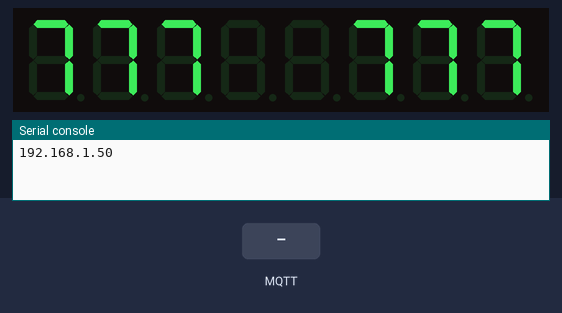
This program was run on a simulated MicroPython board. Shown: 8-digit seven-segment display, the last lines printed to the serial console. The inputs (shaded band) are chosen by the test bench. No MQTT or app messages arrive unless stated.

Above: at 3.2 s.
3.3 s: MQTT message "on" arrives on the first subscribed topic
At 3.55 s:
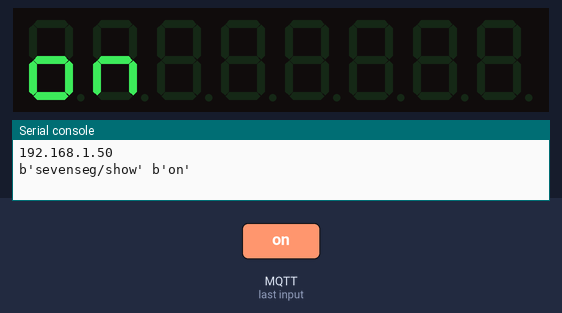
5.2 s: MQTT message "off" arrives on the first subscribed topic
At 5.38 s:
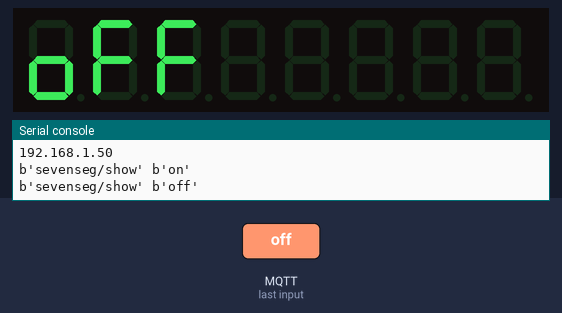
7.1 s: MQTT message "." arrives on the first subscribed topic
At 7.22 s:
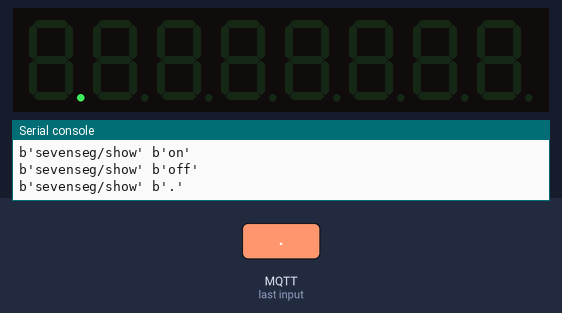

The program:

main_sevensegmentdisplay.py
```python
import machine, time

# First get the display up with its functions
sck = machine.Pin(14)
miso = machine.Pin(12)
mosi = machine.Pin(13)
spi = machine.SPI(sck=sck, miso=miso, mosi=mosi,
                  baudrate=1000000, polarity=0, phase=0, firstbit=machine.SPI.MSB)
cs = machine.Pin(2, machine.Pin.OUT)  # sets the pin to output
cs.value(1)

def swrite(s):
    cs.value(0)
    time.sleep_ms(5)
    spi.write(s)
    cs.value(1)
    time.sleep_ms(5)

swrite(b"\x0C\x00")
swrite(b"\x0F\x00")
swrite(b"\x0B\x07")
swrite(b"\x09\x00")
swrite(b"\x0C\x01")

nums = b"\x7E\x30\x6D\x79\x33\x5B\x5F\x70\x7F\x7B"
alpha = b"\x77\x1F\x0D\x3D\x4F\x47\x7B\x37\x44jk\x0Em\x15\x1D\x67\x73\x05\x5B\x0F\x1Cvwx\x3Bz"
def writestring(s):
    if type(s) == str:
        s = s.encode()
    ep = 0
    for e in range(8):
        ol = (s[ep]  if ep < len(s)  else 32)
        c = 0x80

        if ol == 32:
            c = 0x00
        elif 48 <= ol <= 57:
            c = nums[ol - 48]
        elif 97 <= ol <= 122:
            c = alpha[ol - 97]
        if ep+1 < len(s) and s[ep+1] == ".":
            c += 0x80
            ep += 1
        swrite(b"%c%c" % (8-e, c))
        ep += 1


# wifi situation
writestring("cnncting.")
import network

si = network.WLAN(network.STA_IF)
macaddress = "".join("{:02x}".format(x)  for x in si.config("mac"))
si.active(True)
si.connect(b"DoESLiverpool", b"decafbad00")
while not si.isconnected():
    pass
ipnumber = si.ifconfig()[0]
print(ipnumber)
writestring("cnncted.")


# MQTT technology
from umqtt.robust import MQTTClient

c = MQTTClient("sevenseg", "10.0.29.167")
c.connect()
c.publish(b"sevenseg/on", b"now")

writestring("777  777")
dispmsg = "oooo"
def sub_cb(topic, msg):
    global dispmsg
    print(topic, msg)
    dispmsg = msg
c.set_callback(sub_cb)
c.connect()
c.subscribe(topic=b"sevenseg/show")

# main loop
import time
currmsg = dispmsg
br = 1
while True:
    c.check_msg()
    if dispmsg != currmsg:
        currmsg = dispmsg
        writestring(dispmsg)
        c.publish(b"sevenseg/on", b"now")

    time.sleep(0.1)
    swrite(b"\x0A%c" % ((br%8)+7))  # pulse the brightness
    br += 1
```

Measured:
- after the input at 3.3 s, the display: first changes after 0.10 s (image 1 shows a later state)
- after the input at 5.2 s, the display: changes after 0.10 s (image 2)
- after the input at 7.1 s, the display: changes after 0.05 s (image 3)
